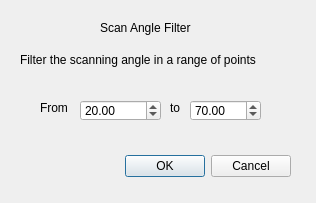
<?xml version="1.0" encoding="UTF-8"?>
<ui version="4.0">
 <class>ccSAFDlg</class>
 <widget class="QDialog" name="ccSAFDlg">
  <property name="geometry">
   <rect>
    <x>0</x>
    <y>0</y>
    <width>316</width>
    <height>203</height>
   </rect>
  </property>
  <property name="windowTitle">
   <string>Scan Angle Filter</string>
  </property>
  <widget class="QDialogButtonBox" name="buttonBox">
   <property name="geometry">
    <rect>
     <x>30</x>
     <y>150</y>
     <width>261</width>
     <height>32</height>
    </rect>
   </property>
   <property name="orientation">
    <enum>Qt::Horizontal</enum>
   </property>
   <property name="standardButtons">
    <set>QDialogButtonBox::Cancel|QDialogButtonBox::Ok</set>
   </property>
  </widget>
  <widget class="QLabel" name="label">
   <property name="geometry">
    <rect>
     <x>100</x>
     <y>20</y>
     <width>111</width>
     <height>16</height>
    </rect>
   </property>
   <property name="text">
    <string>Scan Angle Filter</string>
   </property>
  </widget>
  <widget class="QLabel" name="label_2">
   <property name="geometry">
    <rect>
     <x>20</x>
     <y>50</y>
     <width>291</width>
     <height>20</height>
    </rect>
   </property>
   <property name="text">
    <string>Filter the scanning angle in a range of points</string>
   </property>
  </widget>
  <widget class="QLabel" name="label_3">
   <property name="geometry">
    <rect>
     <x>40</x>
     <y>100</y>
     <width>41</width>
     <height>16</height>
    </rect>
   </property>
   <property name="text">
    <string>From</string>
   </property>
  </widget>
  <widget class="QDoubleSpinBox" name="doubleSpinBox_1">
   <property name="geometry">
    <rect>
     <x>80</x>
     <y>100</y>
     <width>81</width>
     <height>21</height>
    </rect>
   </property>
   <property name="maximum">
    <double>90.000000000000000</double>
   </property>
   <property name="value">
    <double>20.000000000000000</double>
   </property>
  </widget>
  <widget class="QDoubleSpinBox" name="doubleSpinBox_2">
   <property name="geometry">
    <rect>
     <x>190</x>
     <y>100</y>
     <width>71</width>
     <height>21</height>
    </rect>
   </property>
   <property name="maximum">
    <double>90.000000000000000</double>
   </property>
   <property name="value">
    <double>70.000000000000000</double>
   </property>
  </widget>
  <widget class="QLabel" name="label_5">
   <property name="geometry">
    <rect>
     <x>170</x>
     <y>100</y>
     <width>16</width>
     <height>16</height>
    </rect>
   </property>
   <property name="text">
    <string>to</string>
   </property>
  </widget>
 </widget>
 <resources/>
 <connections>
  <connection>
   <sender>buttonBox</sender>
   <signal>accepted()</signal>
   <receiver>ccSAFDlg</receiver>
   <slot>accept()</slot>
   <hints>
    <hint type="sourcelabel">
     <x>248</x>
     <y>254</y>
    </hint>
    <hint type="destinationlabel">
     <x>157</x>
     <y>274</y>
    </hint>
   </hints>
  </connection>
  <connection>
   <sender>buttonBox</sender>
   <signal>rejected()</signal>
   <receiver>ccSAFDlg</receiver>
   <slot>reject()</slot>
   <hints>
    <hint type="sourcelabel">
     <x>316</x>
     <y>260</y>
    </hint>
    <hint type="destinationlabel">
     <x>286</x>
     <y>274</y>
    </hint>
   </hints>
  </connection>
 </connections>
</ui>
